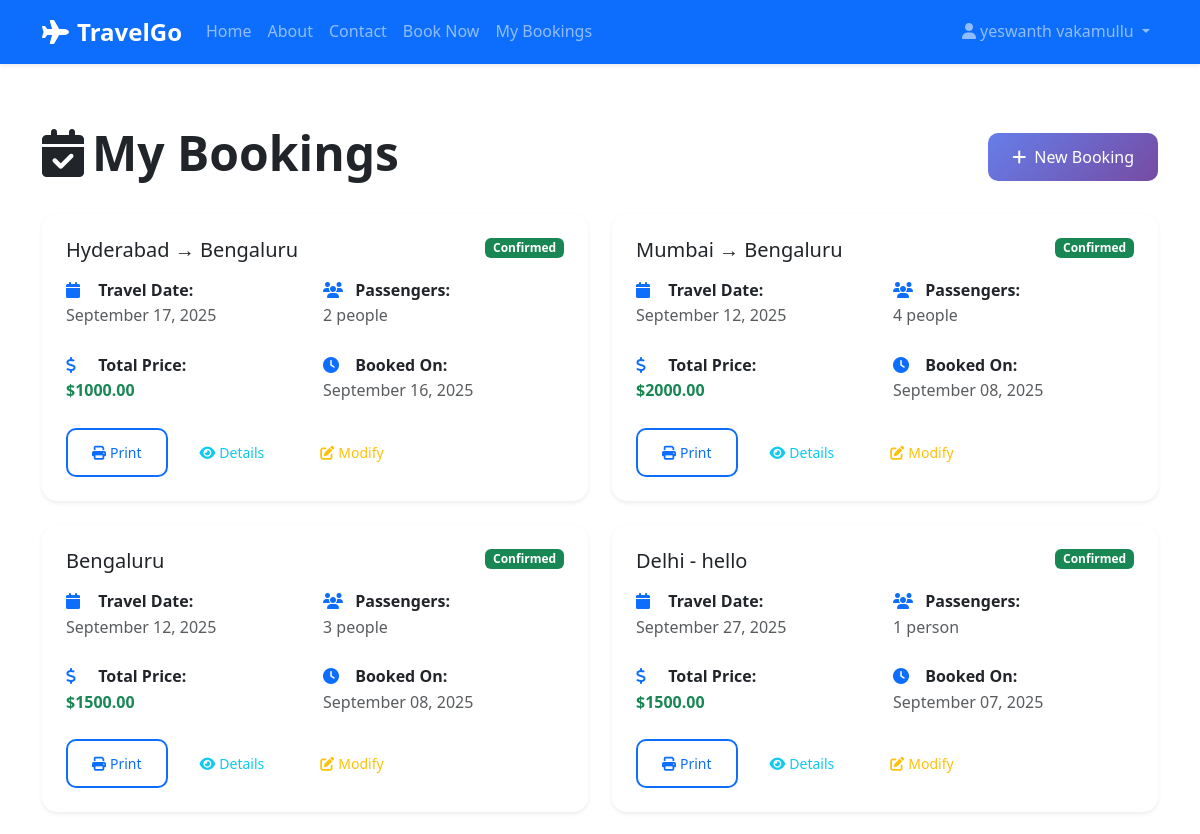
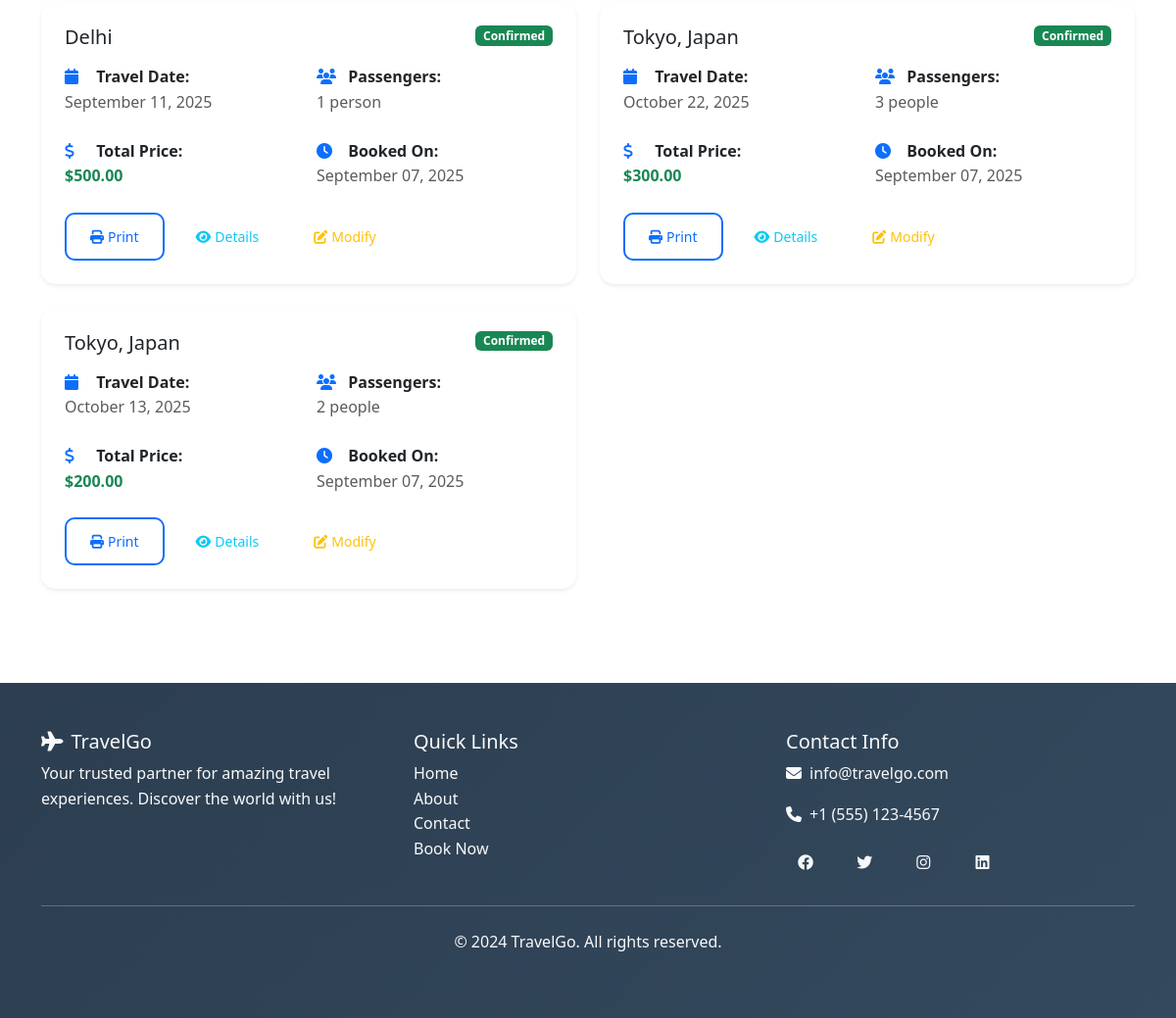
/my-bookings (signed in), run on the app's committed database (2 pictures, top to bottom).
### app.py (models this page shows, shortened)
class Booking(db.Model):
    id = db.Column(db.Integer, primary_key=True)
    user_id = db.Column(db.Integer, db.ForeignKey('user.id'), nullable=False)
    destination = db.Column(db.String(100), nullable=False)
    travel_date = db.Column(db.Date, nullable=False)
    passengers = db.Column(db.Integer, nullable=False)
    total_price = db.Column(db.Float, nullable=False)
    booking_date = db.Column(db.DateTime, default=datetime.utcnow)
    status = db.Column(db.String(20), default='confirmed')

### app.py (the view)
@app.route('/my-bookings')
def my_bookings():
    if 'user_id' not in session:
        flash('Please login to view your bookings!', 'error')
        return redirect(url_for('login'))
    bookings = Booking.query.filter_by(user_id=session['user_id']).order_by(Booking.booking_date.desc()).all()
    return render_template('my_bookings.html', bookings=bookings)

### templates/my_bookings.html (shortened to what this page needs)
{% extends "base.html" %}
{% block content %}
<div class="container py-5">
    <div class="row">
        <div class="col-12">
            <div class="d-flex justify-content-between align-items-center mb-4">
                <h2 class="display-5 fw-bold">
                    <i class="fas fa-calendar-check me-2"></i>My Bookings
                </h2>
                <a href="{{ url_for('booking') }}" class="btn btn-primary">
                    <i class="fas fa-plus me-2"></i>New Booking
                </a>
            </div>
            {% if bookings %}
                <div class="row g-4">
                    {% for booking in bookings %}
                    <div class="col-lg-6">
                        <div class="card shadow-sm border-0 h-100">
                            <div class="card-body p-4">
                                <div class="d-flex justify-content-between align-items-start mb-3">
                                    <h5 class="card-title mb-0">{{ booking.destination }}</h5>
                                    <span class="badge bg-{{ 'success' if booking.status == 'confirmed' else 'warning' }}">
                                        {{ booking.status.title() }}
                                    </span>
                                </div>
                                <div class="row g-3 mb-3">
                                    <div class="col-6">
                                        <div class="booking-detail">
                                            <i class="fas fa-calendar text-primary me-2"></i>
                                            <strong>Travel Date:</strong><br>
                                            <span class="text-muted">{{ booking.travel_date.strftime('%B %d, %Y') }}</span>
                                        </div>
                                    </div>
                                    <div class="col-6">
                                        <div class="booking-detail">
                                            <i class="fas fa-users text-primary me-2"></i>
                                            <strong>Passengers:</strong><br>
                                            <span class="text-muted">{{ booking.passengers }} {{ 'person' if booking.passengers == 1 else 'people' }}</span>
                                        </div>
                                    </div>
                                </div>
                                <div class="row g-3 mb-3">
                                    <div class="col-6">
                                        <div class="booking-detail">
                                            <i class="fas fa-dollar-sign text-primary me-2"></i>
                                            <strong>Total Price:</strong><br>
                                            <span class="text-success fw-bold">${{ "%.2f"|format(booking.total_price) }}</span>
                                        </div>
                                    </div>
                                    <div class="col-6">
                                        <div class="booking-detail">
                                            <i class="fas fa-clock text-primary me-2"></i>
                                            <strong>Booked On:</strong><br>
                                            <span class="text-muted">{{ booking.booking_date.strftime('%B %d, %Y') }}</span>
                                        </div>
                                    </div>
                                </div>
                                <div class="d-flex gap-2">
                                    <button class="btn btn-outline-primary btn-sm" onclick="printBooking({{ booking.id }})">
                                        <i class="fas fa-print me-1"></i>Print
                                    </button>
                                    <button class="btn btn-outline-info btn-sm" onclick="viewDetails({{ booking.id }})">
                                        <i class="fas fa-eye me-1"></i>Details
                                    </button>
                                    {% if booking.status == 'confirmed' %}
                                    <button class="btn btn-outline-warning btn-sm" onclick="modifyBooking({{ booking.id }})">
                                        <i class="fas fa-edit me-1"></i>Modify
                                    </button>
                                    {% endif %}
                                </div>
                            </div>
                        </div>
                    </div>
                    {% endfor %}
                </div>
            {% endif %}
        </div>
    </div>
</div>
{% endblock %}

### templates/base.html (shortened to what this page needs)
<!DOCTYPE html>
<html lang="en">
<head>
    <link href="https://cdn.jsdelivr.net/npm/bootstrap@5.3.0/dist/css/bootstrap.min.css" rel="stylesheet">
    <link rel="stylesheet" href="https://cdnjs.cloudflare.com/ajax/libs/font-awesome/6.4.0/css/all.min.css">
    <link rel="stylesheet" href="{{ url_for('static', filename='css/style.css') }}">
</head>
<body class="{% block body_class %}{% endblock %}">
    <nav class="navbar navbar-expand-lg navbar-dark bg-primary fixed-top">
        <div class="container">
            <a class="navbar-brand fw-bold" href="{{ url_for('home') }}">
                <i class="fas fa-plane me-2"></i>TravelGo
            </a>
            <div class="collapse navbar-collapse" id="navbarNav">
                <ul class="navbar-nav me-auto">
                    <li class="nav-item">
                        <a class="nav-link" href="{{ url_for('home') }}">Home</a>
                    </li>
                    <li class="nav-item">
                        <a class="nav-link" href="{{ url_for('about') }}">About</a>
                    </li>
                    <li class="nav-item">
                        <a class="nav-link" href="{{ url_for('contact') }}">Contact</a>
                    </li>
                    {% if session.user_id %}
                    <li class="nav-item">
                        <a class="nav-link" href="{{ url_for('booking') }}">Book Now</a>
                    </li>
                    <li class="nav-item">
                        <a class="nav-link" href="{{ url_for('my_bookings') }}">My Bookings</a>
                    </li>
                    {% endif %}
                </ul>
                <ul class="navbar-nav">
                    {% if session.user_id %}
                    <li class="nav-item dropdown">
                        <a class="nav-link dropdown-toggle" href="#" id="navbarDropdown" role="button" data-bs-toggle="dropdown">
                            <i class="fas fa-user me-1"></i>{{ session.user_name }}
                        </a>
                    </li>
                    {% endif %}
                </ul>
            </div>
        </div>
    </nav>
    <main>
        {% block content %}{% endblock %}
    </main>
    <footer class="bg-dark text-light py-5 mt-5">
        <div class="container">
            <div class="row">
                <div class="col-md-4">
                    <h5><i class="fas fa-plane me-2"></i>TravelGo</h5>
                    <p>Your trusted partner for amazing travel experiences. Discover the world with us!</p>
                </div>
                <div class="col-md-4">
                    <h5>Quick Links</h5>
                    <ul class="list-unstyled">
                        <li><a href="{{ url_for('home') }}" class="text-light text-decoration-none">Home</a></li>
                        <li><a href="{{ url_for('about') }}" class="text-light text-decoration-none">About</a></li>
                        <li><a href="{{ url_for('contact') }}" class="text-light text-decoration-none">Contact</a></li>
                        {% if session.user_id %}
                        <li><a href="{{ url_for('booking') }}" class="text-light text-decoration-none">Book Now</a></li>
                        {% endif %}
                    </ul>
                </div>
                <div class="col-md-4">
                    <h5>Contact Info</h5>
                    <p><i class="fas fa-envelope me-2"></i>info@travelgo.com</p>
                    <p><i class="fas fa-phone me-2"></i>+1 (555) 123-4567</p>
                    <div class="social-links">
                        <a href="#" class="text-light me-3"><i class="fab fa-facebook"></i></a>
                        <a href="#" class="text-light me-3"><i class="fab fa-twitter"></i></a>
                        <a href="#" class="text-light me-3"><i class="fab fa-instagram"></i></a>
                        <a href="#" class="text-light"><i class="fab fa-linkedin"></i></a>
                    </div>
                </div>
            </div>
            <hr class="my-4">
            <div class="text-center">
                <p>&copy; 2024 TravelGo. All rights reserved.</p>
            </div>
        </div>
    </footer>
</body>
</html>

### static/css/style.css (style rules this page uses)
:root { --primary-color: #0d6efd; --secondary-color: #6c757d; --success-color: #198754; --danger-color: #dc3545; --warning-color: #ffc107; --info-color: #0dcaf0; --light-color: #f8f9fa; --dark-color: #212529; --gradient-primary: linear-gradient(135deg, #667eea 0%, #764ba2 100%); --gradient-secondary: linear-gradient(135deg, #f093fb 0%, #f5576c 100%); --shadow-sm: 0 0.125rem 0.25rem rgba(0, 0, 0, 0.075); --shadow: 0 0.5rem 1rem rgba(0, 0, 0, 0.15); --shadow-lg: 0 1rem 3rem rgba(0, 0, 0, 0.175); }
body { font-family: 'Segoe UI', Tahoma, Geneva, Verdana, sans-serif; line-height: 1.6; color: var(--dark-color); padding-top: 76px; }
.display-1, .display-2, .display-3, .display-4, .display-5, .display-6 { font-weight: 700; line-height: 1.2; }
.navbar { box-shadow: var(--shadow-sm); transition: all 0.3s ease; }
.navbar-brand { font-size: 1.5rem; font-weight: 700; }
.nav-link { font-weight: 500; transition: color 0.3s ease; }
.card { border: none; border-radius: 15px; transition: all 0.3s ease; overflow: hidden; }
.btn { border-radius: 10px; font-weight: 500; padding: 0.75rem 1.5rem; transition: all 0.3s ease; border: none; position: relative; overflow: hidden; }
.btn::before { content: ''; position: absolute; top: 0; left: -100%; width: 100%; height: 100%; background: linear-gradient(90deg, transparent, rgba(255, 255, 255, 0.2), transparent); transition: left 0.5s; }
.btn-primary { background: var(--gradient-primary); border: none; }
.btn-outline-primary { border: 2px solid var(--primary-color); color: var(--primary-color); background: transparent; }
footer { background: linear-gradient(135deg, #2c3e50 0%, #34495e 100%); }
footer a { transition: color 0.3s ease; }
.social-links a { display: inline-block; width: 40px; height: 40px; line-height: 40px; text-align: center; border-radius: 50%; transition: all 0.3s ease; }
.booking-detail { margin-bottom: 0.5rem; }
.booking-detail i { width: 20px; }

### data on the page
Booking: destination "Hyderabad → Bengaluru", status "Confirmed", travel_date "September 17, 2025", passengers "2", passengers "people", total_price "1000.00", booking_date "September 16, 2025"
Booking: destination "Mumbai → Bengaluru", status "Confirmed", travel_date "September 12, 2025", passengers "4", passengers "people", total_price "2000.00", booking_date "September 08, 2025"
Booking: destination "Bengaluru", status "Confirmed", travel_date "September 12, 2025", passengers "3", passengers "people", total_price "1500.00", booking_date "September 08, 2025"
Booking: destination "Delhi - hello", status "Confirmed", travel_date "September 27, 2025", passengers "1", passengers "person", total_price "1500.00", booking_date "September 07, 2025"
Booking: destination "Delhi", status "Confirmed", travel_date "September 11, 2025", passengers "1", passengers "person", total_price "500.00", booking_date "September 07, 2025"
Booking: destination "Tokyo, Japan", status "Confirmed", travel_date "October 22, 2025", passengers "3", passengers "people", total_price "300.00", booking_date "September 07, 2025"
Booking: destination "Tokyo, Japan", status "Confirmed", travel_date "October 13, 2025", passengers "2", passengers "people", total_price "200.00", booking_date "September 07, 2025"

### other printed values
{{ session.user_name }} "yeswanth vakamullu"
